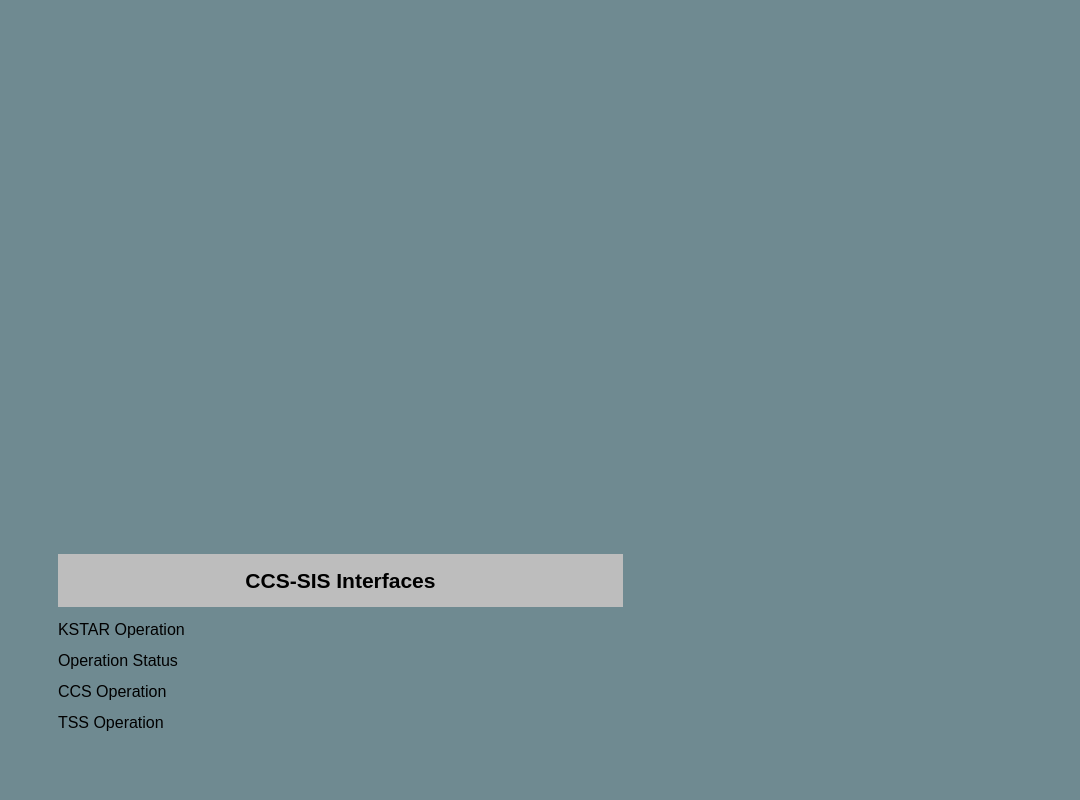
<ui version="4.0" >
 <class>Form</class>
 <widget class="QWidget" name="Form" >
  <property name="geometry" >
   <rect>
    <x>0</x>
    <y>0</y>
    <width>1080</width>
    <height>800</height>
   </rect>
  </property>
  <property name="palette" >
   <palette>
    <active>
     <colorrole role="Base" >
      <brush brushstyle="SolidPattern" >
       <color alpha="255" >
        <red>255</red>
        <green>255</green>
        <blue>255</blue>
       </color>
      </brush>
     </colorrole>
     <colorrole role="Window" >
      <brush brushstyle="SolidPattern" >
       <color alpha="255" >
        <red>111</red>
        <green>138</green>
        <blue>145</blue>
       </color>
      </brush>
     </colorrole>
    </active>
    <inactive>
     <colorrole role="Base" >
      <brush brushstyle="SolidPattern" >
       <color alpha="255" >
        <red>255</red>
        <green>255</green>
        <blue>255</blue>
       </color>
      </brush>
     </colorrole>
     <colorrole role="Window" >
      <brush brushstyle="SolidPattern" >
       <color alpha="255" >
        <red>111</red>
        <green>138</green>
        <blue>145</blue>
       </color>
      </brush>
     </colorrole>
    </inactive>
    <disabled>
     <colorrole role="Base" >
      <brush brushstyle="SolidPattern" >
       <color alpha="255" >
        <red>147</red>
        <green>172</green>
        <blue>167</blue>
       </color>
      </brush>
     </colorrole>
     <colorrole role="Window" >
      <brush brushstyle="SolidPattern" >
       <color alpha="255" >
        <red>111</red>
        <green>138</green>
        <blue>145</blue>
       </color>
      </brush>
     </colorrole>
    </disabled>
   </palette>
  </property>
  <property name="windowTitle" >
   <string>Form</string>
  </property>
  <widget class="CAUITime" name="caUITime" >
   <property name="geometry" >
    <rect>
     <x>26</x>
     <y>25</y>
     <width>20</width>
     <height>20</height>
    </rect>
   </property>
   <property name="timeset" stdset="0" >
    <enum>CAUITime::Event</enum>
   </property>
   <property name="periodicsecond" stdset="0" >
    <enum>CAUITime::One</enum>
   </property>
  </widget>
  <widget class="CAMbboButton" name="caMbboButton" >
   <property name="geometry" >
    <rect>
     <x>392</x>
     <y>110</y>
     <width>168</width>
     <height>141</height>
    </rect>
   </property>
   <property name="minimumSize" >
    <size>
     <width>168</width>
     <height>0</height>
    </size>
   </property>
   <property name="font" >
    <font>
     <pointsize>12</pointsize>
     <weight>50</weight>
     <bold>false</bold>
    </font>
   </property>
   <property name="align" stdset="0" >
    <enum>CAMbboButton::Vertical</enum>
   </property>
   <property name="pvname" >
    <string>CCS_OPST_CW_STAGE</string>
   </property>
   <property name="textlist" >
    <stringlist>
     <string>1st Stage</string>
     <string>2nd Stage</string>
     <string>3rd Stage</string>
     <string>Cooldown Complete</string>
    </stringlist>
   </property>
   <property name="bitlist" >
    <stringlist>
     <string>1</string>
     <string>2</string>
     <string>3</string>
     <string>4</string>
    </stringlist>
   </property>
   <property name="selColor" >
    <color>
     <red>0</red>
     <green>255</green>
     <blue>0</blue>
    </color>
   </property>
   <property name="unselColor" >
    <color>
     <red>220</red>
     <green>220</green>
     <blue>220</blue>
    </color>
   </property>
  </widget>
  <widget class="CAMbboButton" name="caMbboButton_5" >
   <property name="geometry" >
    <rect>
     <x>915</x>
     <y>111</y>
     <width>152</width>
     <height>108</height>
    </rect>
   </property>
   <property name="minimumSize" >
    <size>
     <width>152</width>
     <height>0</height>
    </size>
   </property>
   <property name="font" >
    <font>
     <pointsize>12</pointsize>
    </font>
   </property>
   <property name="align" stdset="0" >
    <enum>CAMbboButton::Vertical</enum>
   </property>
   <property name="pvname" >
    <string>CCS_OPST_CW_STAGE</string>
   </property>
   <property name="textlist" >
    <stringlist>
     <string>3rd Stage</string>
     <string>2nd Stage</string>
     <string>1st Stage</string>
    </stringlist>
   </property>
   <property name="bitlist" >
    <stringlist>
     <string>1</string>
     <string>2</string>
     <string>3</string>
    </stringlist>
   </property>
   <property name="selColor" >
    <color>
     <red>0</red>
     <green>255</green>
     <blue>0</blue>
    </color>
   </property>
   <property name="unselColor" >
    <color>
     <red>220</red>
     <green>220</green>
     <blue>220</blue>
    </color>
   </property>
  </widget>
  <widget class="CAMbboButton" name="caMbboButton_2" >
   <property name="geometry" >
    <rect>
     <x>12</x>
     <y>25</y>
     <width>1055</width>
     <height>91</height>
    </rect>
   </property>
   <property name="font" >
    <font>
     <pointsize>22</pointsize>
     <weight>75</weight>
     <bold>true</bold>
    </font>
   </property>
   <property name="align" stdset="0" >
    <enum>CAMbboButton::Horizontal</enum>
   </property>
   <property name="pvname" >
    <string>CCS_OPST_CONTROL</string>
   </property>
   <property name="textlist" >
    <stringlist>
     <string> Maintenance </string>
     <string> Vac. Pump </string>
     <string> Cooldown </string>
     <string> Charge-up </string>
     <string> Experiment </string>
     <string> Warm-up </string>
    </stringlist>
   </property>
   <property name="bitlist" >
    <stringlist>
     <string>0</string>
     <string>1</string>
     <string>2</string>
     <string>3</string>
     <string>4</string>
     <string>5</string>
    </stringlist>
   </property>
   <property name="selColor" >
    <color>
     <red>0</red>
     <green>255</green>
     <blue>0</blue>
    </color>
   </property>
   <property name="unselColor" >
    <color>
     <red>220</red>
     <green>220</green>
     <blue>220</blue>
    </color>
   </property>
  </widget>
  <widget class="QWidget" name="layoutWidget" >
   <property name="geometry" >
    <rect>
     <x>58</x>
     <y>554</y>
     <width>565</width>
     <height>183</height>
    </rect>
   </property>
   <layout class="QVBoxLayout" >
    <property name="spacing" >
     <number>1</number>
    </property>
    <item>
     <widget class="QLabel" name="label_5" >
      <property name="palette" >
       <palette>
        <active>
         <colorrole role="Base" >
          <brush brushstyle="SolidPattern" >
           <color alpha="255" >
            <red>255</red>
            <green>255</green>
            <blue>255</blue>
           </color>
          </brush>
         </colorrole>
         <colorrole role="Window" >
          <brush brushstyle="SolidPattern" >
           <color alpha="255" >
            <red>189</red>
            <green>189</green>
            <blue>189</blue>
           </color>
          </brush>
         </colorrole>
        </active>
        <inactive>
         <colorrole role="Base" >
          <brush brushstyle="SolidPattern" >
           <color alpha="255" >
            <red>255</red>
            <green>255</green>
            <blue>255</blue>
           </color>
          </brush>
         </colorrole>
         <colorrole role="Window" >
          <brush brushstyle="SolidPattern" >
           <color alpha="255" >
            <red>189</red>
            <green>189</green>
            <blue>189</blue>
           </color>
          </brush>
         </colorrole>
        </inactive>
        <disabled>
         <colorrole role="Base" >
          <brush brushstyle="SolidPattern" >
           <color alpha="255" >
            <red>189</red>
            <green>189</green>
            <blue>189</blue>
           </color>
          </brush>
         </colorrole>
         <colorrole role="Window" >
          <brush brushstyle="SolidPattern" >
           <color alpha="255" >
            <red>189</red>
            <green>189</green>
            <blue>189</blue>
           </color>
          </brush>
         </colorrole>
        </disabled>
       </palette>
      </property>
      <property name="font" >
       <font>
        <pointsize>16</pointsize>
        <weight>75</weight>
        <bold>true</bold>
       </font>
      </property>
      <property name="autoFillBackground" >
       <bool>true</bool>
      </property>
      <property name="text" >
       <string>CCS-SIS Interfaces</string>
      </property>
      <property name="alignment" >
       <set>Qt::AlignCenter</set>
      </property>
     </widget>
    </item>
    <item>
     <layout class="QGridLayout" >
      <property name="topMargin" >
       <number>6</number>
      </property>
      <item row="0" column="0" >
       <widget class="QLabel" name="label" >
        <property name="font" >
         <font>
          <pointsize>12</pointsize>
         </font>
        </property>
        <property name="text" >
         <string>KSTAR Operation</string>
        </property>
       </widget>
      </item>
      <item row="0" column="1" >
       <widget class="CAMbboButton" name="caMbboButton_6" >
        <property name="minimumSize" >
         <size>
          <width>400</width>
          <height>30</height>
         </size>
        </property>
        <property name="maximumSize" >
         <size>
          <width>400</width>
          <height>16777215</height>
         </size>
        </property>
        <property name="font" >
         <font>
          <pointsize>12</pointsize>
         </font>
        </property>
        <property name="pvname" >
         <string>CCS_INTL_KSTARST</string>
        </property>
        <property name="textlist" >
         <stringlist>
          <string>Maintenance</string>
          <string>Pump Down</string>
          <string>Cool Down</string>
          <string>TF Charging</string>
         </stringlist>
        </property>
        <property name="bitlist" >
         <stringlist>
          <string>0</string>
          <string>1</string>
          <string>2</string>
          <string>3</string>
         </stringlist>
        </property>
        <property name="selColor" >
         <color>
          <red>0</red>
          <green>255</green>
          <blue>0</blue>
         </color>
        </property>
       </widget>
      </item>
      <item row="1" column="0" >
       <widget class="QLabel" name="label_2" >
        <property name="font" >
         <font>
          <pointsize>12</pointsize>
         </font>
        </property>
        <property name="text" >
         <string>Operation Status</string>
        </property>
       </widget>
      </item>
      <item row="1" column="1" >
       <widget class="CAMbboButton" name="caMbboButton_7" >
        <property name="minimumSize" >
         <size>
          <width>400</width>
          <height>30</height>
         </size>
        </property>
        <property name="maximumSize" >
         <size>
          <width>400</width>
          <height>16777215</height>
         </size>
        </property>
        <property name="font" >
         <font>
          <pointsize>12</pointsize>
         </font>
        </property>
        <property name="pvname" >
         <string>CCS_INTL_OPST</string>
        </property>
        <property name="textlist" >
         <stringlist>
          <string>Idle</string>
          <string>Shot Start</string>
          <string>Pulse Operation</string>
          <string>Post Discharge</string>
         </stringlist>
        </property>
        <property name="bitlist" >
         <stringlist>
          <string>0</string>
          <string>1</string>
          <string>2</string>
          <string>3</string>
         </stringlist>
        </property>
        <property name="selColor" >
         <color>
          <red>0</red>
          <green>255</green>
          <blue>0</blue>
         </color>
        </property>
       </widget>
      </item>
      <item row="2" column="0" >
       <widget class="QLabel" name="label_3" >
        <property name="font" >
         <font>
          <pointsize>12</pointsize>
         </font>
        </property>
        <property name="text" >
         <string>CCS Operation</string>
        </property>
       </widget>
      </item>
      <item row="2" column="1" >
       <widget class="CAMbboButton" name="caMbboButton_8" >
        <property name="minimumSize" >
         <size>
          <width>400</width>
          <height>30</height>
         </size>
        </property>
        <property name="maximumSize" >
         <size>
          <width>400</width>
          <height>16777215</height>
         </size>
        </property>
        <property name="font" >
         <font>
          <pointsize>12</pointsize>
         </font>
        </property>
        <property name="layoutDirection" >
         <enum>Qt::LeftToRight</enum>
        </property>
        <property name="pvname" >
         <string>CCS_INTL_CCSOPST</string>
        </property>
        <property name="textlist" >
         <stringlist>
          <string>Ready</string>
          <string>TEST</string>
          <string>Fault</string>
          <string>Not Ready</string>
         </stringlist>
        </property>
        <property name="bitlist" >
         <stringlist>
          <string>0</string>
          <string>1</string>
          <string>2</string>
          <string>3</string>
         </stringlist>
        </property>
        <property name="selColor" >
         <color>
          <red>0</red>
          <green>255</green>
          <blue>0</blue>
         </color>
        </property>
       </widget>
      </item>
      <item row="3" column="0" >
       <widget class="QLabel" name="label_4" >
        <property name="font" >
         <font>
          <pointsize>12</pointsize>
         </font>
        </property>
        <property name="text" >
         <string>TSS Operation</string>
        </property>
       </widget>
      </item>
      <item row="3" column="1" >
       <widget class="CAMbboButton" name="caMbboButton_9" >
        <property name="minimumSize" >
         <size>
          <width>400</width>
          <height>30</height>
         </size>
        </property>
        <property name="maximumSize" >
         <size>
          <width>400</width>
          <height>16777215</height>
         </size>
        </property>
        <property name="font" >
         <font>
          <pointsize>12</pointsize>
         </font>
        </property>
        <property name="layoutDirection" >
         <enum>Qt::LeftToRight</enum>
        </property>
        <property name="pvname" >
         <string>CCS_INTL_TSSOPST</string>
        </property>
        <property name="textlist" >
         <stringlist>
          <string>Ready</string>
          <string>TEST</string>
          <string>Fault</string>
          <string>Not Ready</string>
         </stringlist>
        </property>
        <property name="bitlist" >
         <stringlist>
          <string>0</string>
          <string>1</string>
          <string>2</string>
          <string>3</string>
         </stringlist>
        </property>
        <property name="selColor" >
         <color>
          <red>0</red>
          <green>255</green>
          <blue>0</blue>
         </color>
        </property>
       </widget>
      </item>
     </layout>
    </item>
   </layout>
  </widget>
 </widget>
 <customwidgets>
  <customwidget>
   <class>CAMbboButton</class>
   <extends>QWidget</extends>
   <header>caMbbobutton.h</header>
  </customwidget>
  <customwidget>
   <class>CAUITime</class>
   <extends>QWidget</extends>
   <header>caUitime.h</header>
  </customwidget>
 </customwidgets>
 <resources>
  <include location="../scs.qrc" />
 </resources>
 <connections/>
</ui>
